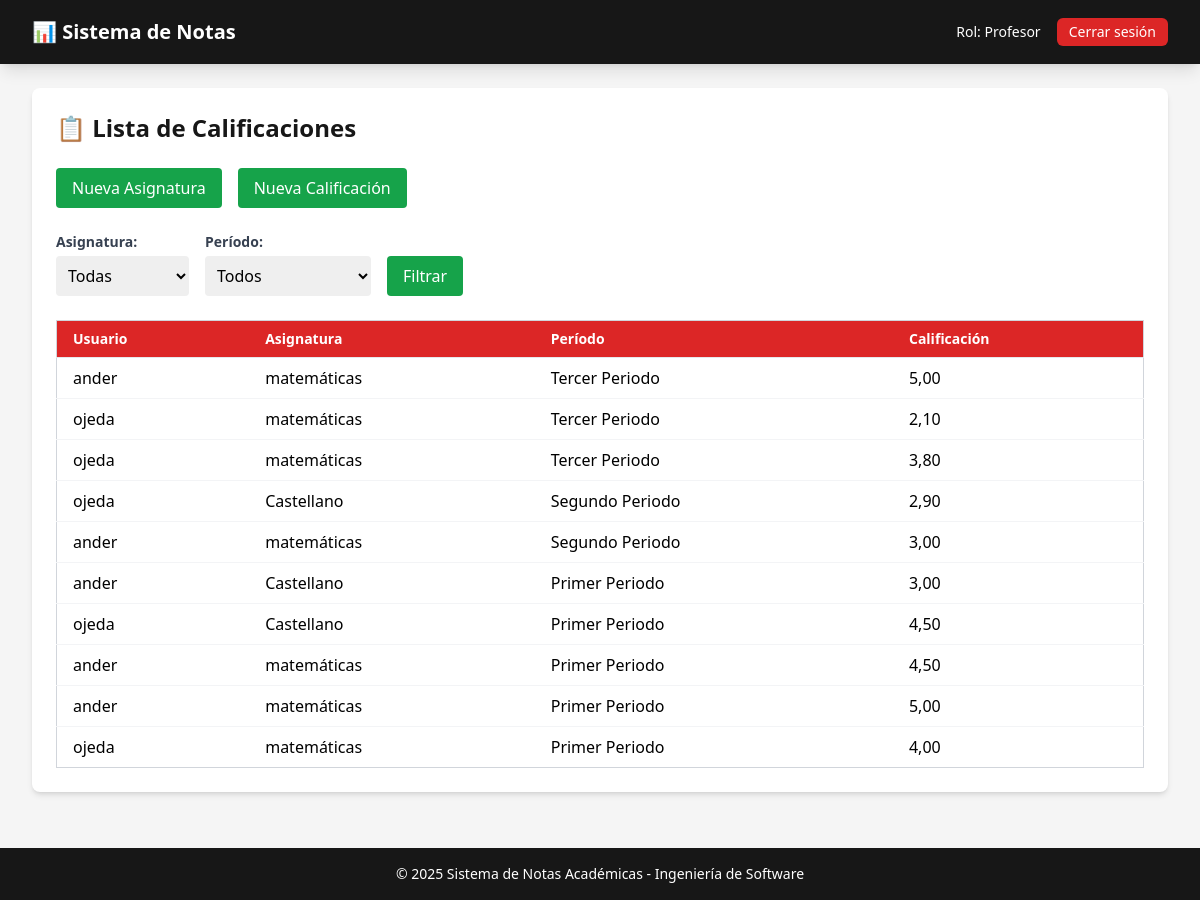
Page /academico/lista_calificaciones/ (signed in) on the earlier database version.
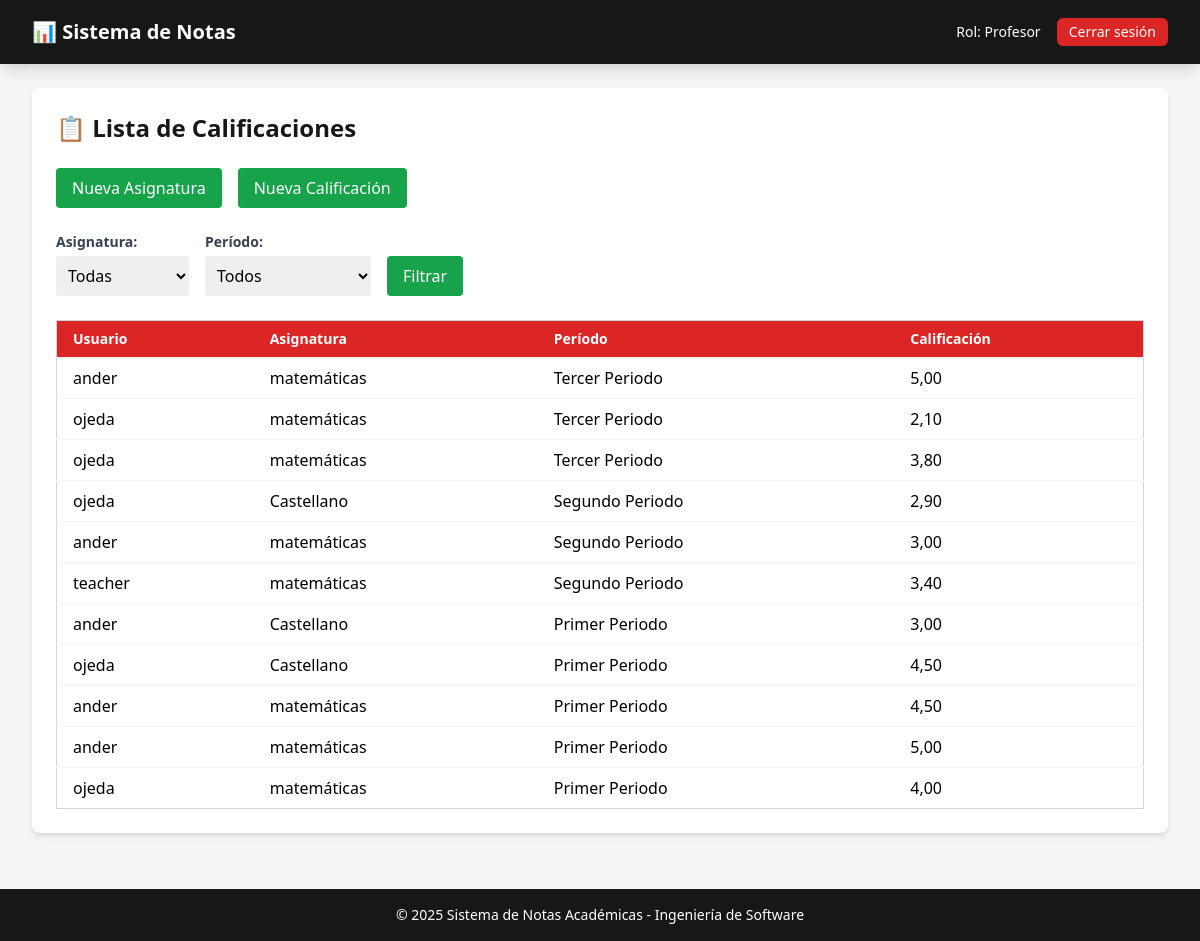
Same page on the later database version.
### academico/models.py (models this page shows, shortened)
class Calificacion(models.Model):
    class Meta:
        indexes = [
            models.Index(fields=['estudiante', 'asignatura']),
            models.Index(fields=['periodo']),
            models.Index(fields=['profesor'])
        ]
        ordering = ['-periodo__nombre', 'asignatura__nombre']
    estudiante = models.ForeignKey(Estudiante, on_delete=models.CASCADE)
    profesor = models.ForeignKey(Profesor, on_delete=models.CASCADE)
    asignatura = models.ForeignKey(Asignatura, on_delete=models.CASCADE)
    periodo = models.ForeignKey(Periodo, on_delete=models.CASCADE)
    tipo_evaluacion = models.CharField(max_length=50, default="Final")  # Ej: Parcial, Final, etc.
    nota = models.DecimalField(max_digits=4, decimal_places=2)

class Estudiante(models.Model):
    user = models.OneToOneField(settings.AUTH_USER_MODEL, on_delete=models.CASCADE)
    matricula = models.CharField(max_length=30, unique=True)

class User(AbstractUser):
    ROLES = (
        ('admin', 'Administrador'),
        ('profesor', 'Profesor'),
        ('estudiante', 'Estudiante'),
    )
    username = models.CharField('Nombre de usuario', max_length=30, unique=True)
    rol = models.CharField('Rol', max_length=20, choices=ROLES, default='estudiante')
    pregunta_seguridad = models.CharField('Pregunta de recuperación', max_length=200, blank=True, null=True)
    respuesta_seguridad = models.CharField('Respuesta de recuperación', max_length=200, blank=True, null=True)
    primer_inicio_sesion = models.BooleanField(default=True)
    intentos_recuperacion = models.IntegerField(default=0)
    ultimo_intento = models.DateTimeField(null=True, blank=True)
    is_active = models.BooleanField(default=True)
    is_staff = models.BooleanField(default=False)
    objects = CustomUserManager()
    USERNAME_FIELD = 'username'
    REQUIRED_FIELDS = ['rol']

class Asignatura(models.Model):
    nombre = models.CharField(max_length=100)

class Periodo(models.Model):
    nombre = models.CharField(max_length=100)

### academico/views.py (the view)
# urls.py: path('lista_calificaciones/', views.lista_calificaciones, name='lista_calificaciones'),
@login_required
def lista_calificaciones(request):
    if request.user.rol != 'profesor':
        messages.error(request, "Acceso restringido a profesores.")
        return redirect('login')
    try:
        profesor = Profesor.objects.get(user=request.user)
    except Profesor.DoesNotExist:
        messages.error(request, "Perfil de profesor no encontrado.")
        return redirect('login')
    asignatura_id = request.GET.get('asignatura')
    periodo_id = request.GET.get('periodo')
    calificaciones = Calificacion.objects.filter(
        profesor=profesor
    ).select_related('estudiante__user', 'asignatura', 'periodo')
    if asignatura_id:
        calificaciones = calificaciones.filter(asignatura_id=asignatura_id)
    if periodo_id:
        calificaciones = calificaciones.filter(periodo_id=periodo_id)
    context = {
        'calificaciones': calificaciones,
        'asignaturas': Asignatura.objects.all(),
        'periodos': Periodo.objects.all(),
        'mensaje': "No hay calificaciones registradas." if not calificaciones.exists() else None
    }
    return render(request, 'academico/lista_calificaciones.html', context)

### academico/templates/academico/lista_calificaciones.html (shortened to what this page needs)
{% extends 'base_generic.html' %}
{% block content %}
<div class="bg-white p-6 rounded-lg shadow-md">
    <h2 class="text-2xl font-bold text-academic-secondary mb-6">📋 Lista de Calificaciones</h2>
    <div class="flex flex-wrap items-center gap-4 mb-6">
        <a href="{% url 'crear_asignatura' %}" class="bg-green-600 text-white px-4 py-2 rounded hover:bg-green-700 transition">Nueva Asignatura</a>
        <a href="{% url 'crear_calificacion' %}" class="bg-green-600 text-white px-4 py-2 rounded hover:bg-green-700 transition">Nueva Calificación</a>
    </div>
    <form method="get" class="flex flex-wrap gap-4 items-center mb-6">
        <div>
            <label class="block mb-1 font-semibold text-sm text-gray-700">Asignatura:</label>
            <select name="asignatura" class="border-gray-300 rounded p-2">
                <option value="">Todas</option>
            </select>
        </div>
        <div>
            <label class="block mb-1 font-semibold text-sm text-gray-700">Período:</label>
            <select name="periodo" class="border-gray-300 rounded p-2">
                <option value="">Todos</option>
            </select>
        </div>
        <div class="self-end">
            <button type="submit" class="bg-green-600 text-white px-4 py-2 rounded hover:bg-green-700 transition">Filtrar</button>
        </div>
    </form>
    <div class="overflow-x-auto">
        <table class="min-w-full divide-y divide-gray-200 border border-gray-300">
            <thead class="bg-academic-primary text-white">
                <tr>
                    <th class="px-4 py-2 text-left text-sm font-semibold">Usuario</th>
                    <th class="px-4 py-2 text-left text-sm font-semibold">Asignatura</th>
                    <th class="px-4 py-2 text-left text-sm font-semibold">Período</th>
                    <th class="px-4 py-2 text-left text-sm font-semibold">Calificación</th>
                </tr>
            </thead>
            <tbody class="bg-white divide-y divide-gray-100">
                {% for calificacion in calificaciones %}
                    <tr class="hover:bg-gray-50">
                        <td class="px-4 py-2">{{ calificacion.estudiante.user.username }}</td>
                        <td class="px-4 py-2">{{ calificacion.asignatura.nombre }}</td>
                        <td class="px-4 py-2">{{ calificacion.periodo.nombre }}</td>
                        <td class="px-4 py-2">{{ calificacion.nota|default:"-"|floatformat:2 }}</td>
                    </tr>
                {% empty %}
                    <tr>
                        <td colspan="4" class="px-4 py-4 text-center text-gray-500">No hay calificaciones registradas.</td>
                    </tr>
                {% endfor %}
            </tbody>
        </table>
    </div>
</div>
{% endblock %}

Differences in the rows shown:
added Calificacion: estudiante.user.username "teacher", asignatura.nombre "matemáticas", periodo.nombre "Segundo Periodo", nota "3,40"
